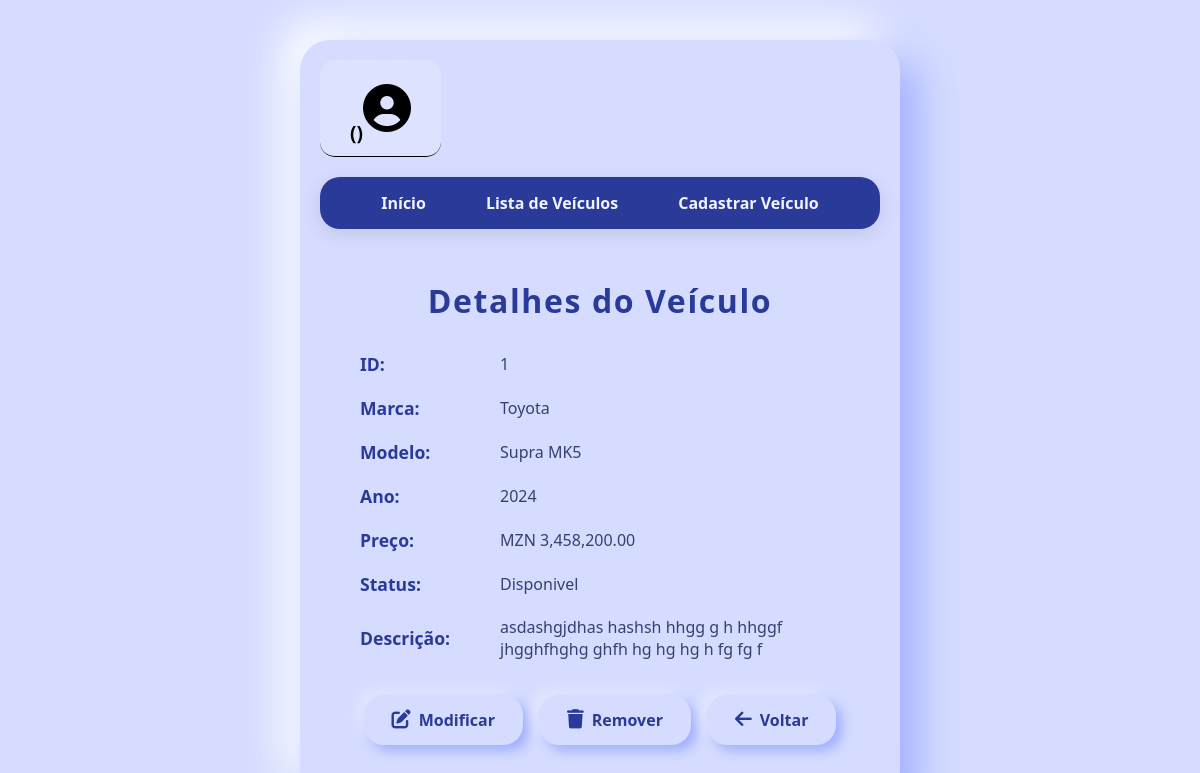
Screenshot of /Veiculos/View/visualizarVeiculo.php?id=1 with the database file from the repository.
### tables this page shows
CREATE TABLE `veiculo` (
  `ID` int(11) NOT NULL AUTO_INCREMENT,
  `marca` varchar(30) NOT NULL,
  `modelo` varchar(50) NOT NULL,
  `ano` int(11) DEFAULT NULL,
  `preco` decimal(10,2) NOT NULL,
  `status` enum('Disponivel','Vendido','Reservado') NOT NULL DEFAULT 'Disponivel',
  `descricao` text NOT NULL,
  PRIMARY KEY (`ID`)
);

### Veiculos/Controller/controllerVeiculo.php (called while the page is built, shortened)
<?php
    include_once('../Controller/veiculo.php');
    include_once('../Controller/conexao.php');
    function searchVeiculo($id) {
        global $conexao;
        $sql = "SELECT * FROM veiculo WHERE id='$id'";
        $result = mysqli_query($conexao, $sql);
        $rs = mysqli_fetch_assoc($result);
        $veiculo = new Veiculo($rs['ID'], $rs['marca'], $rs['modelo'], $rs['ano'], $rs['preco'], $rs['status'], $rs['descricao']);
        return $veiculo;
    }
?>

### Veiculos/Controller/veiculo.php (called while the page is built, shortened)
<?php
    class Veiculo {
        private $ID;
        private $marca;
        private $modelo;
        private $ano;
        private $preco;
        private $status;
        private $descricao;
        function __construct($ID, $marca, $modelo, $ano, $preco, $status, $descricao) {
            $this->ID = $ID;
            $this->marca = $marca;
            $this->modelo = $modelo;
            $this->ano = $ano;
            $this->preco = $preco;
            $this->status = $status;
            $this->descricao = $descricao;
        }
        function getID() { return $this->ID; }
        function getMarca() { return $this->marca; }
        function getModelo() { return $this->modelo; }
        function getAno() { return $this->ano; }
        function getStatus() { return $this->status; }
        function getDescricao() { return $this->descricao; }
        function getPreco() { return $this->preco; }
    }
?>

### Veiculos/View/visualizarVeiculo.php (the view, shortened to what this page needs)
<?php
$perfil = $_SESSION['perfil'];
$id = $_GET['id'];
include_once("../Controller/controllerVeiculo.php");
$veiculo = searchVeiculo($id);
?>
<!DOCTYPE html>
<html lang="pt">
<head>
    <link rel="stylesheet" href="https://cdnjs.cloudflare.com/ajax/libs/font-awesome/6.7.2/css/all.min.css" />
    <link rel="stylesheet" href="../style/visualizar.css" />
</head>
<body data-perfil="<?php echo $perfil; ?>">
    <div class="perfil">
        <p>
        <span id="perfil"><strong>(<?php echo $perfil;?>)</strong></span> </p>
        <i class="fa-solid fa-circle-user"></i>
    </div>
        <header>
            <nav>
                <ul class="nav-links">
                    <li><a href="../../Home/home2.php">Início</a></li>
                    <li><a href="../View/listarVeiculo.php">Lista de Veículos</a></li>
                    <li><a href="../View/cadastroVeiculo.php">Cadastrar Veículo</a></li>
                </ul>
            </nav>
        </header>
    <div class="container">
        <h1>Detalhes do Veículo</h1>
        <div class="details-card">
            <div class="detail-row">
                <span class="label">ID:</span>
                <span class="value"><?php echo $veiculo->getID(); ?></span>
            </div>
            <div class="detail-row">
                <span class="label">Marca:</span>
                <span class="value"><?php echo $veiculo->getMarca(); ?></span>
            </div>
            <div class="detail-row">
                <span class="label">Modelo:</span>
                <span class="value"><?php echo $veiculo->getModelo(); ?></span>
            </div>
            <div class="detail-row">
                <span class="label">Ano:</span>
                <span class="value"><?php echo $veiculo->getAno(); ?></span>
            </div>
            <div class="detail-row">
                <span class="label">Preço:</span>
                <span class="value">MZN <?php echo number_format($veiculo->getPreco(), 2, '.', ','); ?></span>
            </div>
            <div class="detail-row">
                <span class="label">Status:</span>
                <span class="value"><?php echo $veiculo->getStatus(); ?></span>
            </div>
            <div class="detail-row">
                <span class="label">Descrição:</span>
                <span class="value"><?php echo nl2br($veiculo->getDescricao()); ?></span>
            </div>
            <div class="actions">
                <a href="../View/updateVeiculo.php?id=<?php echo $veiculo->getID(); ?>" class="button modify-btn">
                    <i class="fa-solid fa-pen-to-square"></i> Modificar
                </a>
                <a href="../Controller/removeVeiculo.php?id=<?php echo $veiculo->getID(); ?>" class="button remove-btn" onclick="return confirm('Deseja mesmo remover este veículo?')">
                    <i class="fa-solid fa-trash"></i> Remover
                </a>
                <a href="../View/listarVeiculo.php" class="button back-btn">
                    <i class="fa-solid fa-arrow-left"></i> Voltar
                </a>
            </div>
        </div>
    </div>
</body>
</html>

### Veiculos/style/visualizar.css (style rules this page uses)
* { margin: 0; padding: 0; box-sizing: border-box; font-family: 'Poppins', 'Segoe UI', Tahoma, Geneva, Verdana, sans-serif; -webkit-font-smoothing: antialiased; -moz-osx-font-smoothing: grayscale; }
body { width: 100%; max-width: 50vw; margin: 40px auto; padding: 20px; background: #d5dcff; border-radius: 30px; box-shadow: 18px 18px 40px #a0afff, -18px -18px 40px #ffffff; color: #2a3a99; overflow-x: auto; }
.container { max-width: 700px; padding: 30px 40px 40px; user-select: none; width: 100%; }
.perfil { max-width: max-content; display: flex; justify-content: space-between; align-items: center; padding: 10px 30px; background: rgba(255,255,255,0.2); backdrop-filter: blur(20px); border-radius: 15px; border-bottom: 1px solid black; margin-bottom: 20px; color: black; }
.perfil p { font-weight: 600; }
.perfil span { font-weight: 700; font-size: 1.2rem; }
.perfil i { font-size: 3rem; }
header { width: 100%; background-color: #2a3a99; padding: 15px 0; margin-bottom: 20px; border-radius: 20px; box-shadow: 0 5px 20px rgba(0, 0, 0, 0.1); }
.nav-links { list-style: none; display: flex; justify-content: center; gap: 30px; }
.nav-links li a { color: #f0f4ff; font-weight: 600; text-decoration: none; font-size: 1rem; position: relative; padding: 10px 15px; transition: all 0.3s ease; border-radius: 8px; }
.nav-links li a::after { content: ''; position: absolute; width: 0; height: 3px; background: #ffffff; bottom: 0; left: 50%; transition: width 0.3s ease, left 0.3s ease; border-radius: 10px; }
h1 { font-weight: 700; color: #2a3a99; text-align: center; margin-bottom: 30px; letter-spacing: 0.05em; }
.detail-row { display: flex; justify-content: flex-start; align-items: center; margin-bottom: 20px; }
.label { font-weight: 700; flex: 0 0 140px; color: #2a3a99; font-size: 1.1rem; user-select: none; }
.value { flex: 1; font-size: 1rem; color: #344070; max-width:30vw; word-wrap: break-word; }
.actions { margin-top: 35px; display: flex; gap: 16px; flex-wrap: wrap; justify-content: center; }
.button { display: inline-flex; align-items: center; gap: 8px; padding: 14px 28px; border-radius: 20px; font-weight: 700; font-size: 1rem; text-decoration: none; cursor: pointer; user-select: none; transition: all 0.3s ease; box-shadow: 6px 6px 12px #a0afff, -6px -6px 12px #e2e7ff; border: none; color: #2a3a99; background-color: #d5dcff; box-sizing: border-box; }
.button i { font-size: 1.2rem; }

### rows the page displays
veiculo: ID "1", marca "Toyota", modelo "Supra MK5", ano "2024", preco "3,458,200.00", status "Disponivel", descricao "asdashgjdhas hashsh hhgg g h hhggf jhgghfhghg ghfh hg hg hg h fg fg f"
